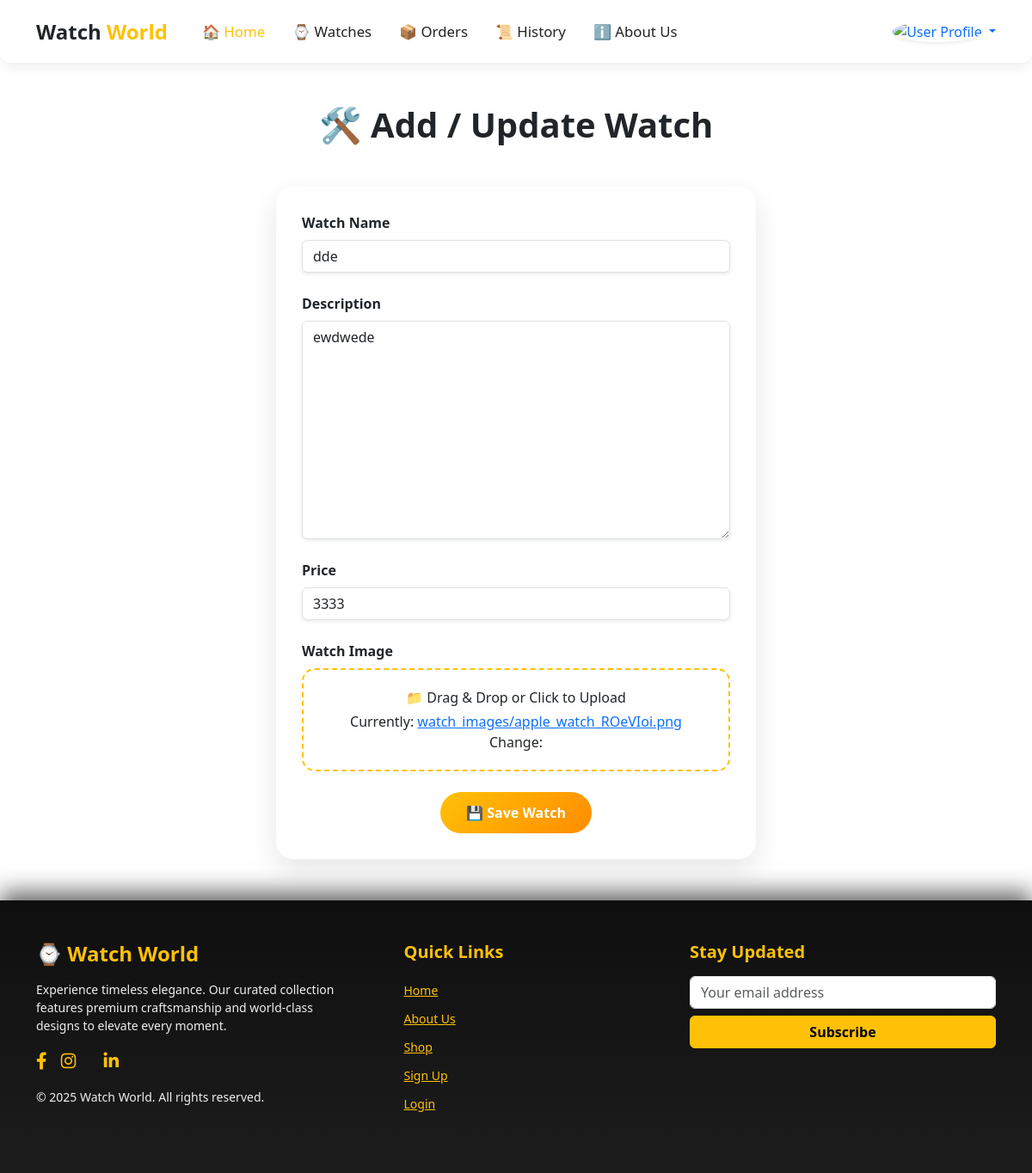
Page /watch_form_add_update/6 (signed in) on the committed database.
### home/models.py (models this page shows, shortened)
class Watch(models.Model):
    image = models.ImageField(upload_to="watch_images/")
    name = models.CharField(max_length=100)
    description = models.TextField()
    cost = models.IntegerField()

### home/views.py (the view, shortened to what this page needs)
# urls.py: path('watch_form_add_update/', views.watch_form_add_update, name='add_watch'),
@login_required
def watch_form_add_update(request, id=0):
    try:
        if request.method == 'GET':
            if id == 0:
                m_form = WatchForm()
            else:
                watch = Watch.objects.get(id=id)
                m_form = WatchForm(instance=watch)
            return render(request, 'watch_form.html', {'m_form': m_form})
    except Exception as e:
        print(e)
        return redirect(handler500)

### home/forms.py
class WatchForm(forms.ModelForm):
    class Meta:
        model = Watch
        fields = ("name", "description", "cost", "image")
        labels = {
            "name": "Watch Name",
            "description": "Description",
            "cost": "Price",
            "image": "Image",
        }

### templates/watch_form.html (shortened to what this page needs)
{% extends '_partials/base.html' %}
{% load static %}
{% load widget_tweaks %}
{% block body %}
<div class="container">
    <h1 class="text-center my-5 fw-bold text-dark">🛠️ Add / Update Watch</h1>
    <section class="d-flex align-items-center justify-content-center">
        <div class="col-12 col-md-10 col-lg-8 col-xl-6">
            <div class="glass-card" id="form-card">
                <form method="POST" enctype="multipart/form-data" id="watch-form">
                    {% for field in m_form.visible_fields %}
                        {% if field.name == 'image' %}
                        <div class="form-outline mb-4">
                            <label class="form-label fw-semibold">Watch Image</label>
                            <div class="dropzone" id="dropzone">
                                <p class="mb-1">📁 Drag & Drop or Click to Upload</p>
                                {% render_field field class="form-control d-none" id="id_image" %}
                            </div>
                        </div>
                        {% else %}
                        <div class="form-outline mb-4">
                            <label class="form-label fw-semibold">{{ field.label }}</label>
                            {% render_field field class="form-control shadow-sm" %}
                        </div>
                        {% endif %}
                    {% endfor %}
                    <div class="text-center mt-4">
                        <button type="submit" class="btn btn-save" id="submit-btn">💾 Save Watch</button>
                    </div>
                </form>
            </div>
        </div>
    </section>
</div>
{% endblock %}

### templates/watch_form.html (style rules this page uses)
.glass-card { background: rgba(255, 255, 255, 0.15); backdrop-filter: blur(20px); -webkit-backdrop-filter: blur(20px); border-radius: 20px; padding: 30px; box-shadow: 0 12px 32px rgba(0, 0, 0, 0.1); transition: transform 0.3s ease; }
.btn-save { background: linear-gradient(135deg, #ffc107, #ff8c00); border: none; color: #fff; border-radius: 30px; padding: 12px 30px; font-weight: bold; transition: transform 0.2s ease-in-out; }
.dropzone { border: 2px dashed #ffc107; border-radius: 15px; padding: 20px; text-align: center; cursor: pointer; transition: all 0.2s ease-in-out; background-color: rgba(255, 255, 255, 0.2); }

### rows in the picture
Watch: name "dde" "ewdwede" "3333", render_field "Currently: watch_images/apple_watch_ROeVIoi.png Change:"

### other values in the picture
{{ field.label }} "Watch Name" "Description" "Price"
{{ year|default:2025 }} "2025"
